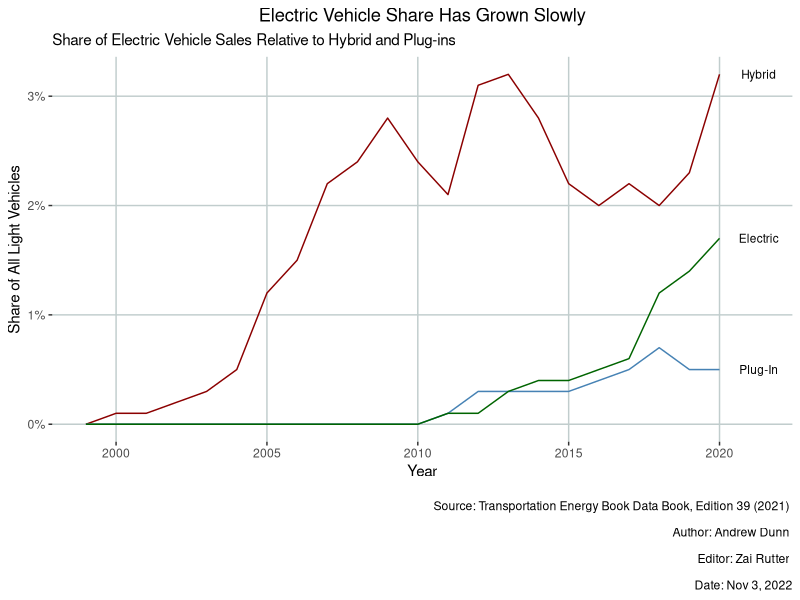

Source code (R):
# Andrew Dunn
# data viz to accompany Mehul Gupta's CPR "Inflation Reduction Act's EV tax credits""
# 11.3.2022

# data from page 182
# https://tedb.ornl.gov/wp-content/uploads/2021/02/TEDB_Ed_39.pdf#page=182

library(readxl)
library(dplyr)
library(ggplot2)
library(ggrepel)
library(knitr)


setwd("~/Desktop/CPR/electric vehicle tax credits Nov 2022")

full_df <- read_excel("Hybrid and Plug-In Vehicle Sales.xlsx")

df <- full_df %>%
  select(1, 6:8) %>%
  rename("Year" = "Calendar year", "Hybrid" = "Hybrid share of all light vehicles",
         "Plugin" = "Plug-in hybrid share of all light vehicles", 
         "Electric" = "All-electric share of all light vehicles")

ggplot(df, aes(x = Year, Hybrid)) +
  geom_line(aes(y = Hybrid), color = "darkred") + 
  geom_text(data = df %>% filter(Year == last(Year)), aes(label = "Hybrid", 
                                                               x = Year + 1.3, 
                                                               y = Hybrid) , size = 3) + 
  geom_line(aes(y = Plugin), color = "steelblue") + 
  geom_text(data = df %>% filter(Year == last(Year)), aes(label = "Plug-In", 
                                                          x = Year + 1.3, 
                                                          y = Plugin) , size = 3) +
  geom_line(aes(y = Electric), color = "darkgreen") +
  geom_text(data = df %>% filter(Year == last(Year)), aes(label = "Electric", 
                                                          x = Year + 1.3, 
                                                          y = Electric) , size = 3) +
  scale_y_continuous(labels = scales::percent_format(accuracy = 1)) +
  labs(x = "Year", 
       y = "Share of All Light Vehicles", 
       title = "Electric Vehicle Share Has Grown Slowly",
       subtitle = "Share of Electric Vehicle Sales Relative to Hybrid and Plug-ins",
       caption = c("\n Source: Transportation Energy Book Data Book, Edition 39 (2021) \n 
                   Author: Andrew Dunn \n 
                   Editor: Zai Rutter \n 
                   Date: Nov 3, 2022"),
       color = 'Committees') +
  theme(plot.title = element_text(hjust = 0.5), panel.grid.minor = element_blank(), 
        panel.grid.major = element_line(color = "azure3"),
        panel.background = element_blank()) 


